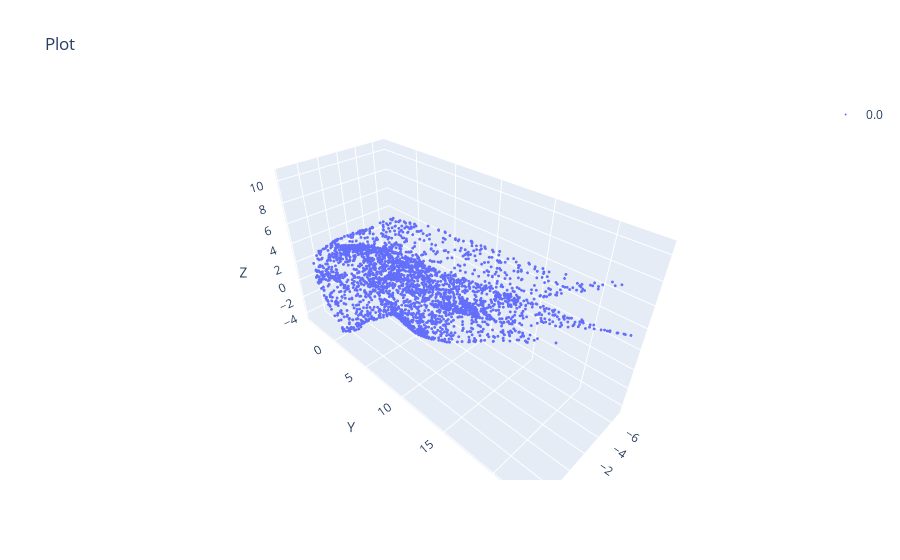

Source (notebook cell):
### Code cell
from plotly3d.plot import scatter
scatter(z1)

### Figure 1 — Plotly figure (JSON) as saved in the notebook; plotly's stock layout.template omitted (floating-point values rounded to 4 significant figures; data arrays with more than 128 entries replaced by an {"elided": "..."} marker saying what was removed)
{"data": [{"marker": {"color": 0, "colorscale": [[0, "#440154"], [0.1111, "#482878"], [0.2222, "#3e4989"], [0.3333, "#31688e"], [0.4444, "#26828e"], [0.5556, "#1f9e89"], [0.6667, "#35b779"], [0.7778, "#6ece58"], [0.8889, "#b5de2b"], [1, "#fde725"]], "opacity": 1, "size": 1}, "mode": "markers", "name": "0.0", "type": "scatter3d", "x": {"elided": "3000 float values"}, "y": {"elided": "3000 float values"}, "z": {"elided": "3000 float values"}}], "layout": {"scene": {"xaxis": {"title": {"text": "X"}}, "yaxis": {"title": {"text": "Y"}}, "zaxis": {"title": {"text": "Z"}}}, "showlegend": true, "title": {"text": "Plot"}}}
